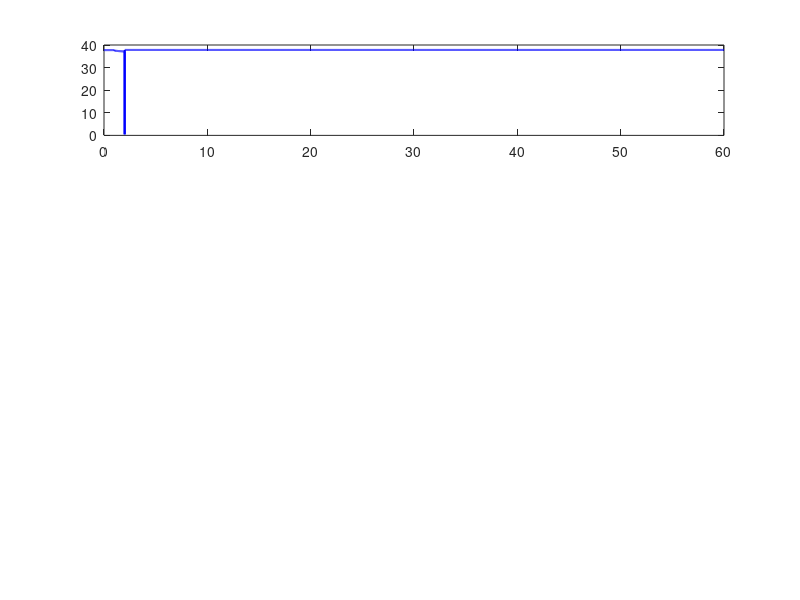

Recreate this plot in MATLAB. (Note: this script raises an error after producing the figure.)
% sim_ev_bms.m
% Time-domain simulation of a 36V VRLA pack + simple BMS (precharge, contactor,
% undervoltage, overcurrent, overtemp) powering two 36V motor controllers.
%
% Run: save as sim_ev_bms.m and run in MATLAB.
% Author: ChatGPT (adapted for user's EV BMS design)
clear; close all; clc;

%% ---------------- Simulation parameters ----------------
dt = 0.01;                % time step (s)
Tsim = 60;                % total sim time (s)
t = 0:dt:Tsim;

% Battery pack (3 x 12V VRLA, 7.2 Ah)
Ncells = 3;
C_Ah = 7.2;               % Ah per battery
C_As = C_Ah * 3600;       % coulomb-equivalent (A·s)
Rint_cell = 0.03;         % internal resistance per cell (Ohm) - tuneable
Rint_pack = Rint_cell * Ncells;

% Open-circuit voltage model per cell (simple linear vs SOC)
OCV_full = 12.6;          % V per cell at 100% SOC
OCV_empty = 11.8;         % V per cell at 0% SOC

% Thermal model (per cell)
mass_eq = 1.0;            % equivalent mass (kg) for heat capacity estimation (tune)
cp = 900;                 % J/(kg*K) (~lead-acid effective) -> Cth = mass*cp
Cth = mass_eq * cp;       % J/K per cell (thermal capacitance)
h_loss = 1.5;             % W/K convective cooling coefficient to ambient (tune)
T_ambient = 25;           % ambient ºC
T_init = 25;              % initial battery temp (ºC)

% Motor/controllers
P_nominal_each = 350;     % W each motor rated
V_nominal = 36;           % nominal pack voltage
I_nominal_each = P_nominal_each / V_nominal; % ~9.7 A
I_peak_each = 80;         % peak inrush per motor (for hard accel) - tune

% Throttle profile (0..1) - user can change this
throttle = zeros(size(t));
% Example: ramp up to 0.8 at 2s, hold, then spike at 10s, then moderate
for k=1:length(t)
    if t(k) < 2
        throttle(k) = 0 + 0.4*(t(k)/2); % gentle ramp to 0.4
    elseif t(k) < 8
        throttle(k) = 0.6;             % cruise
    elseif t(k) < 8.2
        throttle(k) = 1.0;             % short accel spike
    elseif t(k) < 20
        throttle(k) = 0.8;
    elseif t(k) < 30
        throttle(k) = 0.2;             % light regen or idle
    else
        throttle(k) = 0.0;             % off
    end
end

% Pre-charge
use_precharge = true;
R_pre = 68;                % pre-charge resistor (Ohm)
pre_min_time = 1.0;        % minimum pre-charge (s)
pre_timeout = 6.0;         % max pre-charge wait (s)

% BMS thresholds
V_cutoff = 35.0;           % pack undervoltage cutoff (V) -> trip
V_reconnect = 36.8;        % reconnect threshold (V) -> must hold for t_reconnect_hold
t_reconnect_hold = 10.0;   % seconds of stable voltage required to reconnect
I_trip = 80;               % sustained overcurrent threshold (A)
I_instant_trip = 120;      % instant big spike trip threshold (A)
I_trip_duration = 0.25;    % sustained overcurrent duration to trip (s)
T_trip = 55.0;             % over-temperature trip (ºC)
T_warn = 50.0;             % warning temp (ºC)

% Contactors/fuse representation
contactor_closed = false;
precharge_active = false;

%% ---------------- State & storage init ----------------
nSteps = length(t);
Vpack = zeros(1,nSteps);
I_pack = zeros(1,nSteps);    % total pack current (positive = discharge)
I_motor1 = zeros(1,nSteps);
I_motor2 = zeros(1,nSteps);
SOC = ones(1,nSteps);        % normalized SOC (per cell same assumed)
SOC(1) = 1.0;
Vcell_ocv = zeros(1,nSteps);
cell_temp = ones(Ncells,nSteps) * T_init;
contactor_state = false(1,nSteps);
precharge_state = false(1,nSteps);
fault_code = zeros(1,nSteps); % 0=ok, 1=undervolt,2=overcurrent,3=overtemp,4=instant overcurrent
fault_time = NaN;

% Auxiliary counters & timers
overcurrent_timer = 0;
reconnect_timer = 0;
precharge_timer = 0;
precharge_start_time = NaN;

% initial pack voltage (OCV)
Vcell_ocv(1) = OCV_full;
Vpack(1) = Ncells * Vcell_ocv(1);

%% ---------------- Simulation loop ----------------
for k = 2:nSteps
    % ----- battery open-circuit voltage from SOC (linear model) -----
    % per-cell OCV interpolated between empty and full
    Vcell_ocv(k) = OCV_empty + (OCV_full - OCV_empty) * SOC(k-1);
    V_oc_pack = Ncells * Vcell_ocv(k);
    
    % ----- determine motor currents from throttle and instantaneous effects -----
    thr = throttle(k);
    % Base continuous current per motor scale by throttle and pack voltage:
    % I_cont = throttle * I_nominal (scaled by V_nominal/Vpack to model drop)
    I_cont_each = thr * I_nominal_each * (V_nominal / max(1e-3, V_oc_pack));
    % Add a surge/inrush component for brief accel pulses: proportional to throttle^2
    I_surge_each = I_peak_each * (thr^2) * ( (t(k) > 7.98 && t(k) < 8.22) * 1 + 0 ); % example short spike at t~8
    % Also small dynamics: if throttle rising fast, add transient
    if throttle(k) - throttle(max(1,k-1)) > 0.05
        I_surge_each = I_surge_each + 10*(throttle(k)-throttle(max(1,k-1)))/dt;
    end
    I_motor1(k) = min(I_cont_each + I_surge_each, 500); % clamp
    I_motor2(k) = min(I_cont_each + I_surge_each, 500);
    
    % total pack current (sum)
    I_total_no_contactor = I_motor1(k) + I_motor2(k); % current demanded by motors
    % If contactor open, motors draw zero
    if ~contactor_closed
        I_total_no_contactor = 0;
    end
    
    % ----- pre-charge behavior: when precharge active, current flows through precharge resistor
    if use_precharge && precharge_active && ~contactor_closed
        % current through precharge resistor to load (approx Vpack / (R_pre + Rload_internal))
        % Model load internal as motor controllers input impedance is low; approximate current limited by resistor
        I_pre = V_oc_pack / R_pre; % simple
        I_total = I_pre;
    else
        I_total = I_total_no_contactor;
    end
    
    % ----- battery terminal voltage under load (simple Thevenin) -----
    V_term = V_oc_pack - I_total * Rint_pack;
    
    % If contactor open, pack terminal saw no load (but precharge may apply)
    if ~contactor_closed && ~precharge_active
        V_term = V_oc_pack;
    end
    
    % ----- Update SOC (discharge) -----
    % integrate current if discharging; if I_total negative (regen) treat accordingly
    dQ = I_total * dt; % A·s (C)
    SOC(k) = max(0, SOC(k-1) - dQ / C_As);
    
    % ----- Thermal model: battery heating due to I^2*Rint distributed across cells -----
    P_loss_pack = (I_total^2) * Rint_pack; % W dissipated by internal resistance
    P_loss_per_cell = P_loss_pack / Ncells;
    for c = 1:Ncells
        % dT = (P_in - h*(T-Ta))/Cth * dt
        dT = (P_loss_per_cell - h_loss*(cell_temp(c,k-1)-T_ambient)) / Cth * dt;
        cell_temp(c,k) = cell_temp(c,k-1) + dT;
    end
    
    % ----- BMS protection checks & state transitions -----
    % a) undervoltage trip (pack terminal measured by BMS)
    trip = false;
    if V_term <= V_cutoff
        fault_code(k) = 1; % undervolt
        trip = true;
        if isnan(fault_time), fault_time = t(k); end
    end
    
    % b) over-temperature trip (any cell)
    if any(cell_temp(:,k) >= T_trip)
        fault_code(k) = 3; % overtemp
        trip = true;
        if isnan(fault_time), fault_time = t(k); end
    end
    
    % c) overcurrent checks (only valid when contactor is closed and not in precharge)
    if contactor_closed && ~precharge_active
        if I_total >= I_instant_trip
            fault_code(k) = 4; % instant overcurrent
            trip = true;
            if isnan(fault_time), fault_time = t(k); end
        elseif I_total >= I_trip
            overcurrent_timer = overcurrent_timer + dt;
            if overcurrent_timer >= I_trip_duration
                fault_code(k) = 2; % sustained overcurrent
                trip = true;
                if isnan(fault_time), fault_time = t(k); end
            end
        else
            overcurrent_timer = 0;
        end
    else
        overcurrent_timer = 0;
    end
    
    % If trip occurred, open contactor (force open) and clear precharge
    if trip
        contactor_closed = false;
        precharge_active = false;
    end
    
    % ----- Reconnect logic for undervoltage: auto-reconnect when V_term >= V_reconnect for t_reconnect_hold -----
    if ~contactor_closed && fault_code(k) == 1 % only for undervolt
        if V_term >= V_reconnect
            reconnect_timer = reconnect_timer + dt;
            if reconnect_timer >= t_reconnect_hold
                % attempt reconnect via precharge sequence
                precharge_active = true;
                precharge_start_time = t(k);
                % after pre_min_time or until pre_timeout then close contactor
            end
        else
            reconnect_timer = 0;
        end
    end
    
    % Precharge timing and automatic contactor close:
    if precharge_active && ~contactor_closed
        precharge_timer = t(k) - precharge_start_time;
        % estimate load side voltage as V_oc_pack * (Rint_pack / (R_pre + Rint_pack)) - rough proxy
        V_load_side = V_oc_pack * (Rint_pack / (R_pre + Rint_pack));
        % we use a simpler rule: after pre_min_time, close contactor
        if precharge_timer >= pre_min_time
            contactor_closed = true;      % main closes (bypass resistor)
            precharge_active = false;
            precharge_timer = 0;
            precharge_start_time = NaN;
        elseif precharge_timer >= pre_timeout
            % timeout: still close (or fail) - here we close
            contactor_closed = true;
            precharge_active = false;
            precharge_timer = 0;
            precharge_start_time = NaN;
        end
    end
    
    % Manual start logic: in this sim, when time=0 we start precharge and close contactor after pre_min_time
    if k == 2
        % simulate user pressing start at t=0.1s
        precharge_active = true;
        precharge_start_time = t(k);
    end
    
    % If there was a fault other than undervolt and we want manual reset, do nothing (contactor remains open).
    % For simplicity we implement auto-reconnect only for undervolt.
    
    % Record values
    Vpack(k) = V_term;
    I_pack(k) = I_total;
    contactor_state(k) = contactor_closed;
    precharge_state(k) = precharge_active;
    
    % propagate fault_code forward if previously latched
    if fault_code(k) == 0 && k>1
        fault_code(k) = fault_code(k-1);
    end
end

%% ---------------- Plot results ----------------
figure('Name','EV BMS Simulation Results','Position',[60 60 1200 800]);

subplot(4,1,1);
plot(t, Vpack, 'b','LineWidth',1.5); hold on;
yline(V_cutoff,'r--','Cutoff','LabelVerticalAlignment','bottom');
yline(V_reconnect,'g--','Reconnect');
xlabel('Time (s)'); ylabel('Pack Voltage (V)'); grid on;
title('Pack Terminal Voltage'); ylim([min(Vpack)-1, max(Vpack)+1]);

subplot(4,1,2);
plot(t, I_pack, 'k','LineWidth',1.5); hold on;
yline(I_trip,'m--','I_{sustained}'); yline(I_instant_trip,'r--','I_{instant}');
xlabel('Time (s)'); ylabel('Pack Current (A)'); grid on;
title('Pack Current (discharge positive)');

subplot(4,1,3);
plot(t, cell_temp(1,:),'r','LineWidth',1.2); hold on;
if Ncells>1
    plot(t, cell_temp(2,:),'g','LineWidth',1.2);
    plot(t, cell_temp(3,:),'b','LineWidth',1.2);
end
yline(T_trip,'r--','T_{trip}');
yline(T_warn,'y--','T_{warn}');
xlabel('Time (s)'); ylabel('Cell Temp (°C)'); grid on;
legendStrings = arrayfun(@(c) sprintf('Cell %d',c), 1:Ncells, 'UniformOutput', false);
legend(legendStrings,'Location','best');

subplot(4,1,4);
plot(t, double(contactor_state),'LineWidth',2); hold on;
plot(t, double(precharge_state),'LineWidth',1.5);
stairs(t, fault_code,'LineWidth',1.2);
xlabel('Time (s)'); ylabel('Contact/State'); grid on;
legend('Contactor closed (1=closed)','Precharge active','Fault code (0=ok,1=UV,2=OC,3=OT,4=inst OC)','Location','eastoutside');

% Annotate first fault time if any
if ~isnan(fault_time)
    subplot(4,1,1);
    xline(fault_time,'r--','LineWidth',1.2);
    subplot(4,1,2);
    xline(fault_time,'r--','LineWidth',1.2);
    subplot(4,1,3);
    xline(fault_time,'r--','LineWidth',1.2);
end

sgtitle('EV BMS Simulation: Pack voltage, current, temps, contactor & fault states');

%% ---------------- Summary printout ----------------
fprintf('Simulation finished. Final SOC: %.3f (%%)\n', SOC(end)*100);
if ~isnan(fault_time)
    fprintf('First fault occurred at t = %.2f s, fault code = %d\n', fault_time, fault_code(find(~isnan(fault_time),1)));
else
    fprintf('No faults occurred during simulation.\n');
end

%% ---------------- How to tweak ----------------
% - Change throttle profile near the top to simulate different driving behaviors.
% - Set Rint_cell higher for older/weaker batteries.
% - Adjust I_peak_each to produce larger inrush currents.
% - Adjust pre-charge R_pre to model faster/slower pre-charge behavior.
% - Enable/disable auto-reconnect logic or change t_reconnect_hold.
